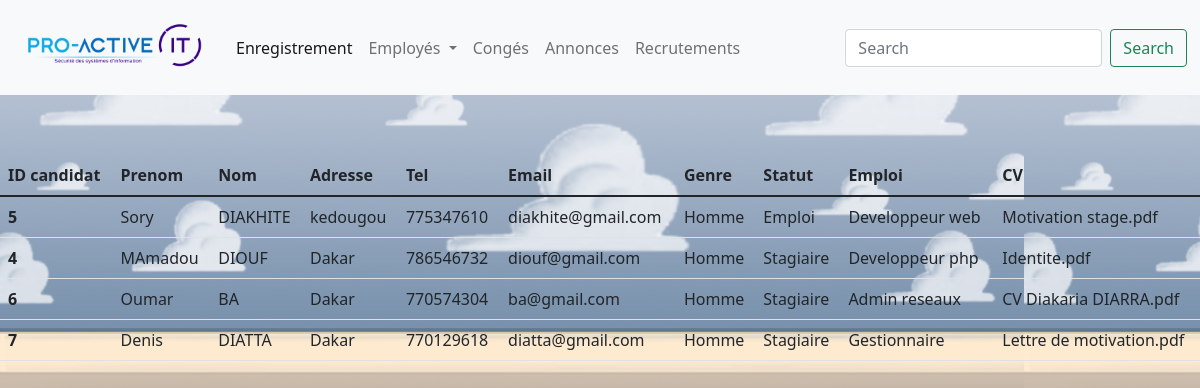
Page /Projet/Univert/recrutement.php on the committed database.
### tables this page shows
CREATE TABLE IF NOT EXISTS `candidature` (
  `id_candid` int(6) NOT NULL AUTO_INCREMENT,
  `prenom` varchar(20) DEFAULT NULL,
  `nom` varchar(20) DEFAULT NULL,
  `adresse` varchar(20) DEFAULT NULL,
  `tel` int(10) DEFAULT NULL,
  `email` varchar(70) DEFAULT NULL,
  `genre` varchar(10) DEFAULT NULL,
  `statut` varchar(10) DEFAULT NULL,
  `emploi` varchar(50) DEFAULT NULL,
  `cv` varchar(90) DEFAULT NULL,
  PRIMARY KEY (`id_candid`)
);

### Projet/Univert/recrutement.php (the view, shortened to what this page needs)
<!doctype html>
<html lang="en">
  <head>
    <link href="https://cdn.jsdelivr.net/npm/bootstrap@5.1.3/dist/css/bootstrap.min.css" rel="stylesheet">
    <link rel="stylesheet" href="forme.css">
  </head>
  <body style="background-image: url(image/6xkKnj.png);">
    <nav class="navbar navbar-expand-lg navbar-light bg-light">
        <div class="container-fluid">
            <a class="navbar-brand" href="#"><img src="image/logo.png" alt="" style ="width: 200px"></a>
            <div class="collapse navbar-collapse" id="navbarScroll">
                <ul class="navbar-nav me-auto my-2 my-lg-0 navbar-nav-scroll" style="--bs-scroll-height: 100px;">
                    <li class="nav-item">
                        <a class="nav-link active" aria-current="page" href="formulaire.php">Enregistrement</a>
                    </li>
                    <li class="nav-item dropdown">
                        <a class="nav-link dropdown-toggle" href="#" id="navbarScrollingDropdown" role="button" data-bs-toggle="dropdown" aria-expanded="false">
                            Employés
                        </a>
                    </li>
                    <li class="nav-item dropdown">
                        <a class="nav-link" href="employes.php">Congés</a>
                    </li>
                    <li class="nav-item">
                        <a class="nav-link" href="annonce.php">Annonces</a>
                    </li>
                    <li class="nav-item">
                        <a class="nav-link" href="recrutement.php">Recrutements</a>
                    </li>
                </ul>
                <form class="d-flex">
                    <input class="form-control me-2" type="search" placeholder="Search" aria-label="Search">
                    <button class="btn btn-outline-success" type="submit">Search</button>
                </form>
            </div>
        </div>
    </nav>
    <table class="table" style="margin-top: 60px;">
    <thead>
        <tr>
            <th scope="col">ID candidat</th>
            <th scope="col">Prenom</th>
            <th scope="col">Nom</th>
            <th scope="col">Adresse</th>
            <th scope="col">Tel</th>
            <th scope="col">Email</th>
            <th scope="col">Genre</th>
            <th scope="col">Statut</th>
            <th scope="col">Emploi</th>
            <th scope="col">CV</th>
        </tr>
</thead>
<tbody>
    <?php
        $servername = "localhost";
        $usename = "root";
        $password = "";
        $dbname = "Univert";
        $conn = new Mysqli($servername, $usename, $password, $dbname);
        $sql = "SELECT id_candid, prenom, nom, Adresse, tel,
         email, genre, statut, emploi, cv FROM candidature";
         $result = $conn->query($sql);
         if($result->num_rows > 0)
         {
            while($row = $result->fetch_assoc())
            {
            ?>
              <tr>
                  <th scope="row"><?php  echo $row ['id_candid'];?></td>
                  <td><?php  echo $row ['prenom'];?></td>
                  <td><?php  echo $row ['nom'];?></td>
                  <td><?php  echo $row ['Adresse'];?></td>
                  <td><?php  echo $row ['tel'];?></td>
                  <td><?php  echo $row ['email'];?></td>
                  <td><?php  echo $row ['genre'];?></td>
                  <td><?php  echo $row ['statut'];?></td>
                  <td><?php  echo $row ['emploi'];?></td>
                  <td><?php  echo $row ['cv'];?></td>
              </tr>
            <?php
            }
         }
         else
         {
             echo "0 resultat";
         }
    ?>
</body>
</html>

### Projet/Univert/forme.css (style rules this page uses)
form { border: 1px solid #ffff; border-radius: 5px; }

### rows in the picture
candidature: id_candid "5", prenom "Sory", nom "DIAKHITE", adresse "kedougou", tel "775347610", email "diakhite@gmail.com", genre "Homme", statut "Emploi", emploi "Developpeur web", cv "Motivation stage.pdf"
candidature: id_candid "4", prenom "MAmadou", nom "DIOUF", adresse "Dakar", tel "786546732", email "diouf@gmail.com", genre "Homme", statut "Stagiaire", emploi "Developpeur php", cv "Identite.pdf"
candidature: id_candid "6", prenom "Oumar", nom "BA", adresse "Dakar", tel "770574304", email "ba@gmail.com", genre "Homme", statut "Stagiaire", emploi "Admin reseaux", cv "CV Diakaria DIARRA.pdf"
candidature: id_candid "7", prenom "Denis", nom "DIATTA", adresse "Dakar", tel "770129618", email "diatta@gmail.com", genre "Homme", statut "Stagiaire", emploi "Gestionnaire", cv "Lettre de motivation.pdf"
